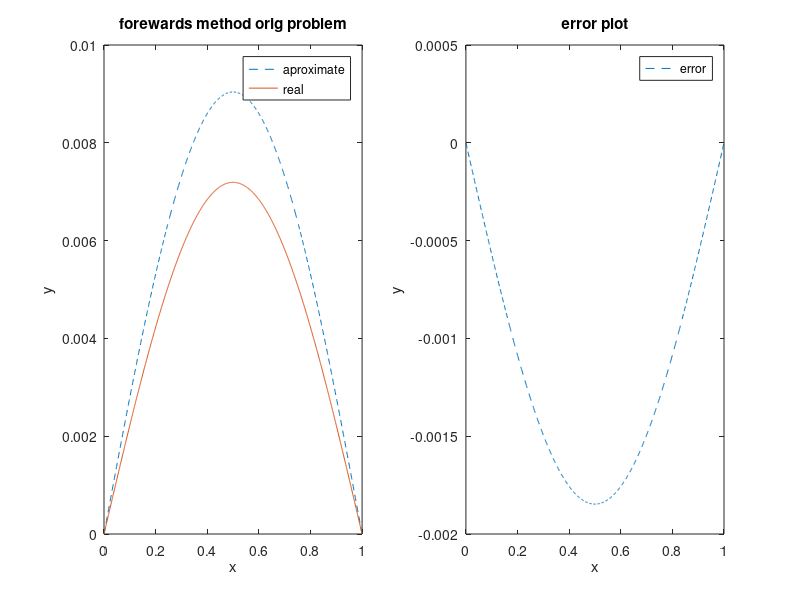

Reproduce this figure in MATLAB.
clc;
clear;
alpha = 1;%defined by the problem in this case there is only d^2u/dx^2 so 1
endpoint = 1;%defined by problem in this case 1 b.c interval is [0,1]
g = 10;
m = 2^g;
h = 1/(2^g);
k = 1/100;
Time = .5; % given in problem
lambda = (alpha^2)*k/(h^2);
g = @(x,t) exp(-(pi^2)*t)*sin(pi*x);
f = @(x) sin(pi*x);
i = (1/m):h:((m-1)/m);
w = zeros(floor(1/h)-1);
b = (1+2*lambda)*ones(floor(1/h)-1,1);
c = -lambda*ones(floor(1/h)-2,1);

w = diag(b)+diag(c,-1)+diag(c,1);

for j = 1:m-1
u(j) = f(i(j));%no zeroth element in matlab
end
u=u';
for j= 1: Time/k 
u = w\u;

end
subplot(1,2,1)
i = 0:h:1;
plot([0:h:1], [0;u;0],'--')
hold on;
plot(i,g(i,.5) )
title('forewards method orig problem')
xlabel('x')
ylabel('y')
legend('aproximate', 'real')
%plot true sol now then done.

subplot(1,2,2)
a = g(i,.5);
plot(i, a'-[0;u;0],'--')
title('error plot')
xlabel('x')
ylabel('y')
legend('error')

max_error = norm (a'-[0;u;0],inf)